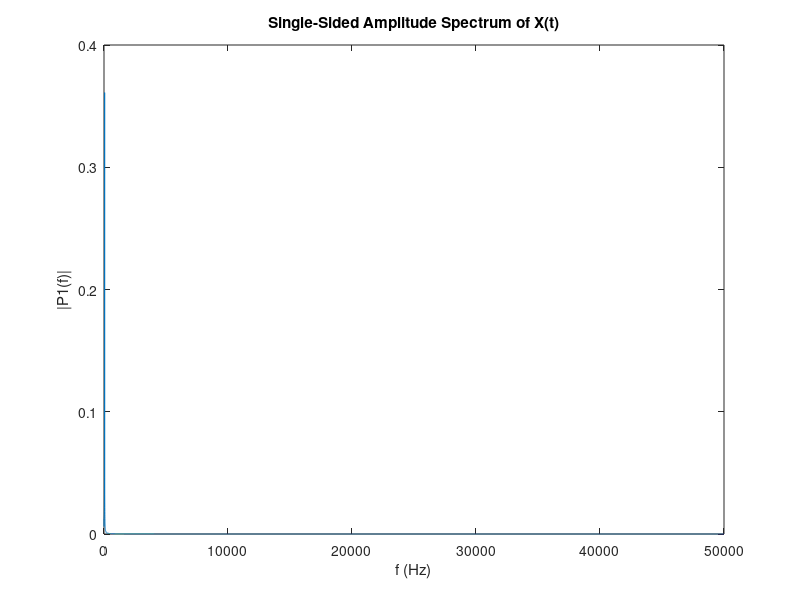

MATLAB code for this plot:
Fs = 100000;            % Sampling frequency                    
Ts=1/Fs;           % Sampling period       
L = 49149;             % Length of signal
t = (0:L-1)*Ts;        % Time vector
S = 0.5*sin(2*pi*50*t);

plot(t,S);
N=length(S);
F = fft(S);

P2 = abs(F/L);
P1 = P2(1:L/2+1);
P1(2:end-1) = 2*P1(2:end-1);

f = Fs*(0:(L/2))/L;
plot(f,P1) 
title('Single-Sided Amplitude Spectrum of X(t)')
xlabel('f (Hz)')
ylabel('|P1(f)|')